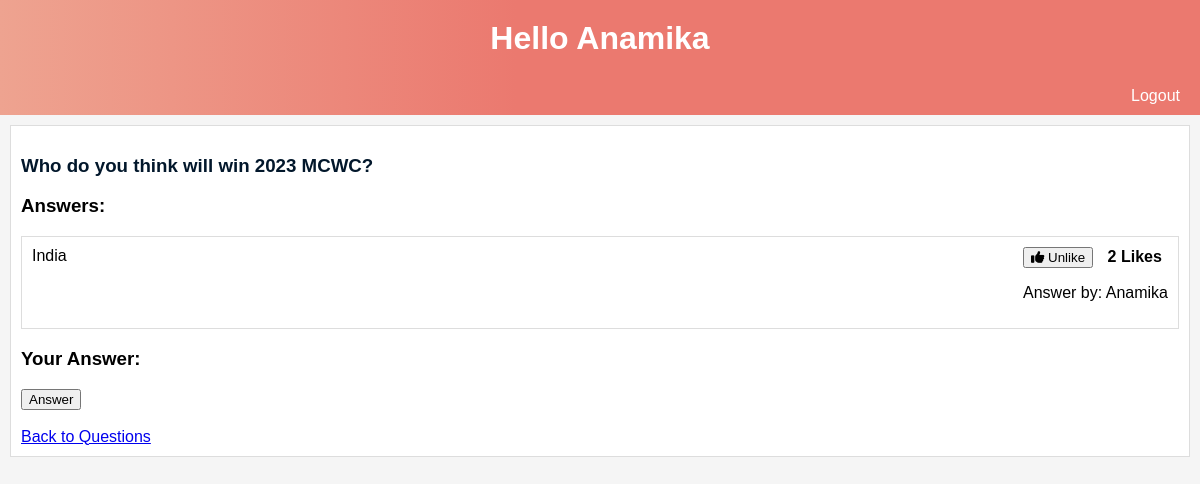
The page /questions/1/ (signed in) on the database as committed earlier.
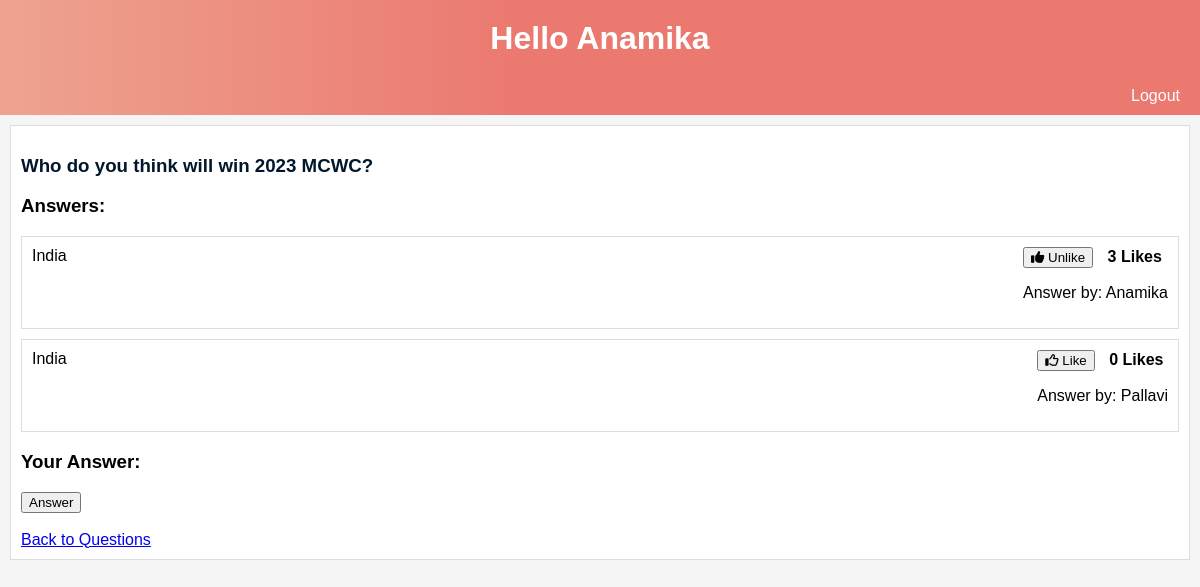
The same page on the database as committed later.
### quora_app/models.py (models this page shows)
class Answer(models.Model):
    question = models.ForeignKey(Question, on_delete=models.CASCADE)
    user = models.ForeignKey(User, on_delete=models.CASCADE)
    content = models.TextField()
    created_at = models.DateTimeField(auto_now_add=True)
    likes = models.ManyToManyField(User, related_name='liked_answers')

### quora_app/views.py (the view)
# urls.py: path('questions/<int:question_id>/', views.question_detail, name='question_detail'),
def question_detail(request, question_id):
    question = Question.objects.get(pk=question_id)
    answers = Answer.objects.filter(question=question)
    return render(request, 'question_detail.html', {'question': question, 'answers': answers})

### quora_app/templates/question_detail.html (shortened to what this page needs)
<!DOCTYPE html>
<html>
<head>
    <link rel="stylesheet" href="https://cdnjs.cloudflare.com/ajax/libs/font-awesome/6.3.0/css/all.min.css">
</head>
<body>
<h1>Hello {{ request.user|title }}</h1>
<div id="navigation">
    {% if user.is_authenticated %}
        <a href="{% url 'user_logout' %}">Logout</a>
    {% else %}
        <a href="{% url 'user_login' %}">Login</a>
        <a href="{% url 'user_register' %}">Register</a>
    {% endif %}
</div>
<div class="task-wrapper">
    <div class="task-title">
        <h3><a class="task-link" href="{% url 'question_detail' question.id %}">{{ question.title }}</a></h3>
    </div>
    <h3>Answers:</h3>
    <ul class="answer-list">
        {% for answer in answers %}
            <li class="answer-item">
                <div class="answer-content">
                    {{ answer.content }}
                </div>
                <div class="answer-info">
                    <form method="post" action="{% url 'like_answer' answer.id %}">
                        <button type="submit" class="like-button">
                            {% if user.is_authenticated %}
                                {% if user in answer.likes.all %}
                                    <i class="fas fa-thumbs-up"></i> Unlike
                                {% else %}
                                    <i class="far fa-thumbs-up"></i> Like
                                {% endif %}
                            {% endif %}
                        </button>
                        <span class="like-count">{{ answer.likes.count }} Likes</span>
                    </form>
                    <p>Answer by: {{ answer.user.username }}</p>
                </div>
            </li>
        {% endfor %}
    </ul>
    <h3>Your Answer:</h3>
    <form method="post" action="{% url 'answer_question' question.id %}">
        <button type="submit">Answer</button>
    </form>
    <br>
    <a href="{% url 'question_list' %}">Back to Questions</a>
</div>
</body>
</html>

Rows that differ between the two databases and show on the page:
computed for Answer "Anamika": likes.count "2" → "3"
added Answer: content "India", shows "Like", likes.count "0", user.username "Pallavi"
